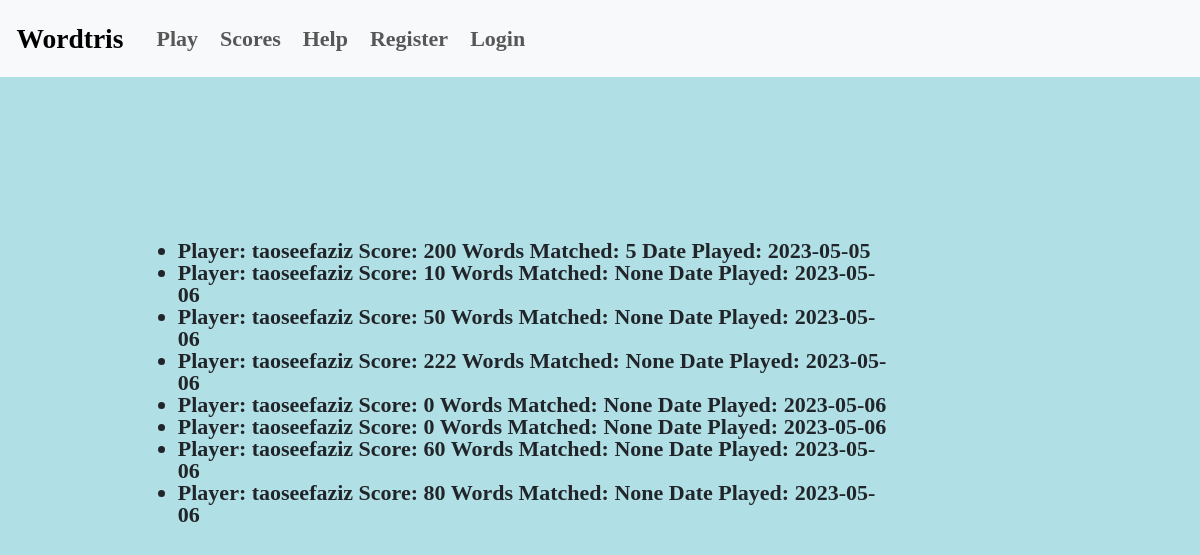
The page /scores on the database as committed earlier.
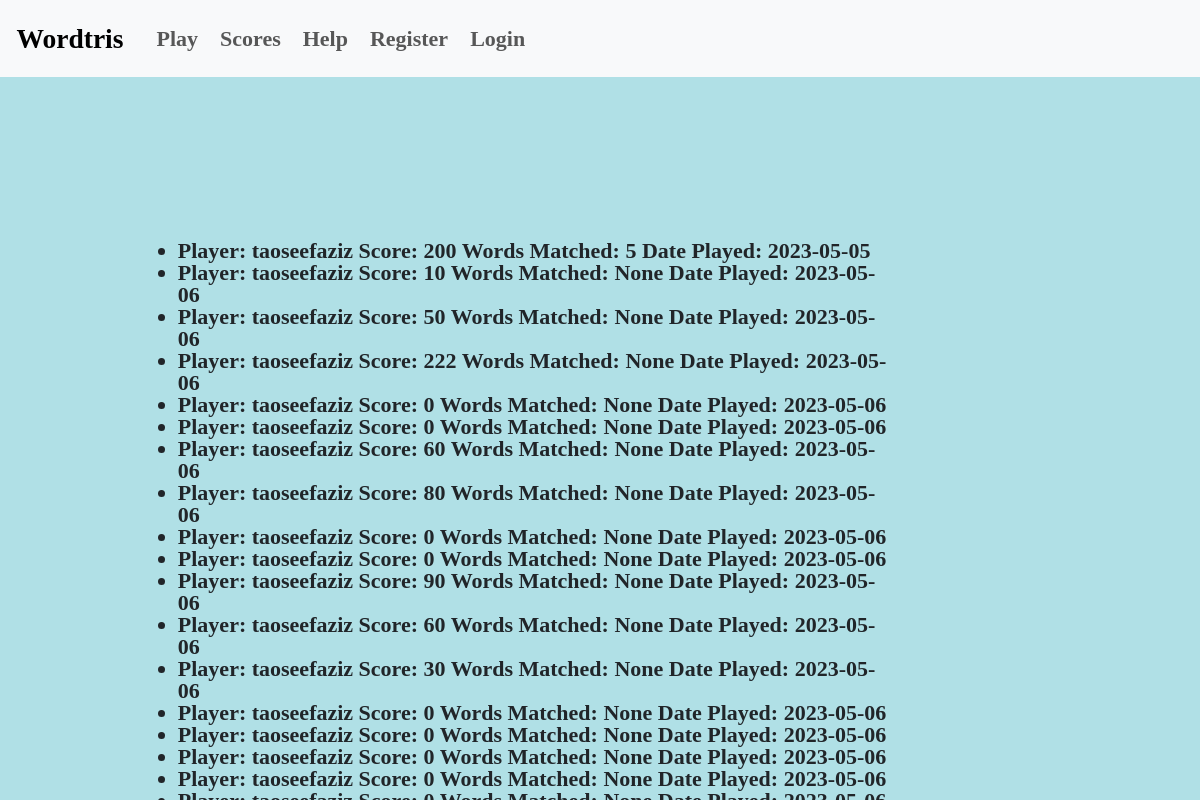
The same page on the database as committed later.
### game/models.py (models this page shows)
class Game(models.Model):
    score = models.IntegerField()
    words_matched = models.IntegerField(null='True',blank=True)
    longest_word = models.IntegerField(null='True',blank=True)
    most_valuable_word = models.CharField(max_length=20,null='True', blank=True)
    date_played = models.DateField(default=datetime.date.today,null='True', blank=True)
    player = models.ForeignKey(User, on_delete=models.CASCADE)
    def __str__(self):
        return f"Player: {self.player.username} Score: {self.score} Words Matched: {self.words_matched} Date Played: {self.date_played}"

### game/views.py (the view)
# urls.py: path('scores', views.scores,name='scores'),
def scores(request):
    scoresList = Game.objects.all()
    return render(request, 'game/scores.html', {'scoresList': scoresList})

### game/templates/game/scores.html
{% extends 'game/base.html' %}
{% block content %}
    <div class="container">
    <h1>Wordtris Scores</h1>
    <ul>
    {% for score in scoresList %}
        <li>{{ score }}</li>
    {% endfor %}
    </ul>
    </div>
{% endblock %}

### game/templates/game/base.html (shortened to what this page needs)
<!DOCTYPE html>
<html lang="en" dir="ltr">
  <head>
    <link href="https://cdn.jsdelivr.net/npm/bootstrap@5.3.0-alpha3/dist/css/bootstrap.min.css" rel="stylesheet">
    {% load static %}
    <link rel="stylesheet" href="{% static 'css/style.css' %}"></link>
  </head>
  <body>
    {% include 'game/navbar.html' %}
    <div class="center">
      {% block content %}
      {% endblock %}
    </div>
  </body>
</html>

### game/templates/game/navbar.html (shortened to what this page needs)
<nav class="navbar navbar-expand-lg bg-body-tertiary">
    <div class="container-fluid">
      <a class="navbar-brand" href="#">Wordtris</a>
      <div class="collapse navbar-collapse" id="navbarSupportedContent">
        <ul class="navbar-nav me-auto mb-2 mb-lg-0">
          <li class="nav-item">
            <a class="nav-link" href="{% url 'game' %}">Play</a>
          </li>
          <li class="nav-item">
            <a class="nav-link" href="{% url 'scores' %}">Scores</a>
          </li>
          <li class="nav-item">
            <a class="nav-link" href="{% url 'help' %}">Help</a>
          </li>
          {% if user.is_authenticated %}
            <li class="nav-item">
                <a class="nav-link" href="{% url 'logout' %}">Logout</a>
            </li>
          {% else %}
            <li class="nav-item">
                <a class="nav-link" href="{% url 'register_player' %}">Register</a>
            </li>
            <li class="nav-item">
                <a class="nav-link" href="{% url 'login' %}">Login</a>
            </li>
          {% endif %}
        </ul>
      </div>
    </div>
  </nav>

### static/css/style.css (style rules this page uses)
:root { --button_top: 15%; --save_button_top: 10%; --score_top: 20%; --content_top: 30%; --button_right: 50%; --score_right: 50%; --msg_right: 45%; --content_right: 24%; --words_right: 40%; --scale: 1; }
html, body { height: 100%; margin: 0; padding: 0; background-color: powderblue; }
* { box-sizing: border-box; font-family: 'Varela Round'; font-size: calc(22px * var(--scale)); font-weight: bold; }
.center { position: fixed; left: 5%; top: 5%; }
.container { position: fixed; top: var(--content_top); right: var(--content_right); display: flex; justify-content: center; align-items: center; line-height: 1em; }

Rows that differ between the two databases and show on the page:
added Game: player+score+words_matched "Player: taoseefaziz Score: 0 Words Matched: None Date Played: 2023-05-06"
added Game: player+score+words_matched "Player: taoseefaziz Score: 0 Words Matched: None Date Played: 2023-05-06"
added Game: player+score+words_matched "Player: taoseefaziz Score: 90 Words Matched: None Date Played: 2023-05-06"
added Game: player+score+words_matched "Player: taoseefaziz Score: 60 Words Matched: None Date Played: 2023-05-06"
added Game: player+score+words_matched "Player: taoseefaziz Score: 30 Words Matched: None Date Played: 2023-05-06"
added Game: player+score+words_matched "Player: taoseefaziz Score: 0 Words Matched: None Date Played: 2023-05-06"
added Game: player+score+words_matched "Player: taoseefaziz Score: 0 Words Matched: None Date Played: 2023-05-06"
added Game: player+score+words_matched "Player: taoseefaziz Score: 0 Words Matched: None Date Played: 2023-05-06"
added Game: player+score+words_matched "Player: taoseefaziz Score: 0 Words Matched: None Date Played: 2023-05-06"
